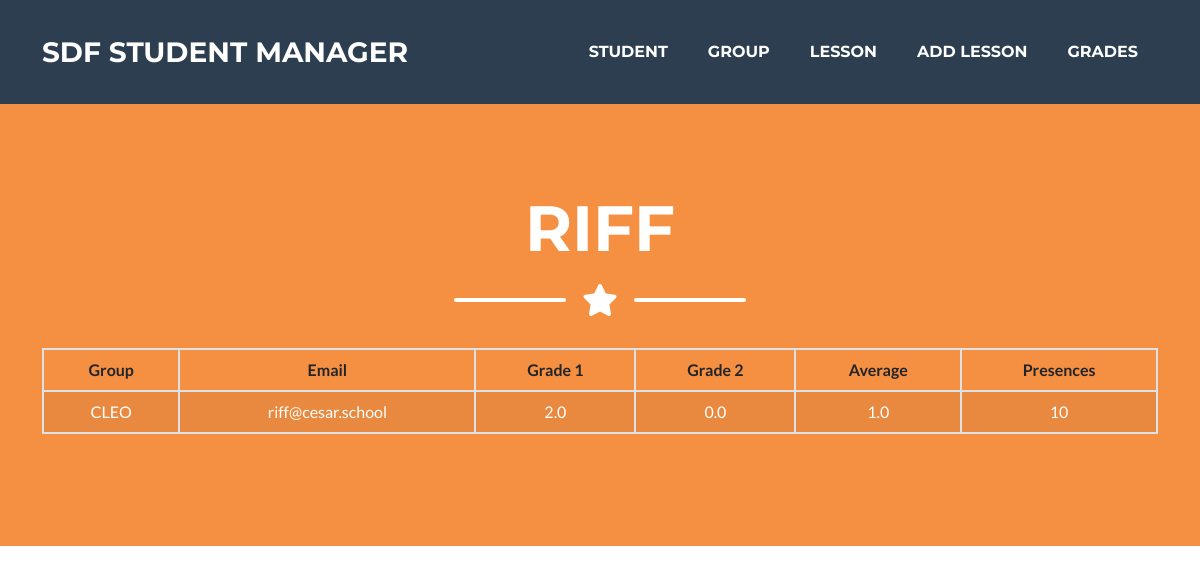
The app's page /student/9 with its own data.
### presence_count/models.py (models this page shows, shortened)
class Student(models.Model):
    name = models.CharField(max_length=100)
    email = models.EmailField(max_length=100)
    grade_1 = models.FloatField(default=0)
    grade_2 = models.FloatField(default=0)
    grade_avg = models.FloatField(default=0)
    presences = models.IntegerField(default=0)
    group = models.ForeignKey(Group, on_delete=models.PROTECT, default=None, null=True, blank=True)

class Group(models.Model):
    name = models.CharField(max_length=100)
    tracking = models.URLField(blank=True)
    repo = models.URLField(blank=True)
    prototype = models.URLField(blank=True)
    description = models.TextField(max_length=512, blank=True)
    def __str__(self):
        return self.name

### presence_count/views.py (the view)
# urls.py: path('student/<int:student_id>', views.view_student, name='view_student'),
def view_student(request, student_id):
    student = Student.objects.get(pk=student_id)
    context = {'student': student}
    return render(request, 'student/student.html', context)

### presence_count/templates/student/student.html (shortened to what this page needs)
{% extends 'base.html' %}
{% block body %}
    <header class="masthead bg-primary text-white text-center">
        <div class="container d-flex align-items-center flex-column">
            <h1 class="masthead-heading text-uppercase mb-0">{{student.name}}</h1>
            <div class="divider-custom divider-light">
                <div class="divider-custom-line"></div>
                <div class="divider-custom-icon"><i class="fas fa-star"></i></div>
                <div class="divider-custom-line"></div>
            </div>
            <table class="table table-striped table-hover table-bordered">
				<thead>
					<tr>
                        <th scope="col">Group</th>
                        <th scope="col">Email</th>
                        <th scope="col">Grade 1</th>
                        <th scope="col">Grade 2</th>
                        <th scope="col">Average</th>
                        <th scope="col">Presences</th>
					</tr>
				</thead>
				<tbody>
					<tr>
						<td class="text-white">{{student.group}}</td>
						<td class="text-white">{{student.email}}</td>
                        <td class="text-white">{{student.grade_1}}</td>
						<td class="text-white">{{student.grade_2}}</td>
						<td class="text-white">{{student.grade_avg}}</td>
						<td class="text-white">{{student.presences}}</td>
					</tr>
				</tbody>
			</table>
        </div>
    </header>
{% endblock %}

### records on screen
Student: name "RIFF", group "CLEO", email "riff@cesar.school", grade_1 "2.0", grade_2 "0.0", grade_avg "1.0", presences "10"
